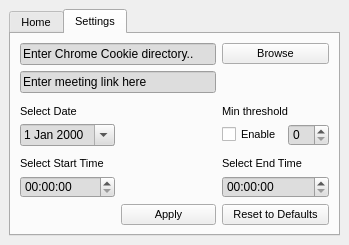
<?xml version="1.0" encoding="UTF-8"?>
<ui version="4.0">
 <class>MainWindow</class>
 <widget class="QMainWindow" name="MainWindow">
  <property name="geometry">
   <rect>
    <x>0</x>
    <y>0</y>
    <width>349</width>
    <height>245</height>
   </rect>
  </property>
  <property name="minimumSize">
   <size>
    <width>349</width>
    <height>245</height>
   </size>
  </property>
  <property name="maximumSize">
   <size>
    <width>349</width>
    <height>245</height>
   </size>
  </property>
  <property name="windowTitle">
   <string>LazyMeet</string>
  </property>
  <property name="autoFillBackground">
   <bool>false</bool>
  </property>
  <property name="styleSheet">
   <string notr="true"/>
  </property>
  <widget class="QWidget" name="centralwidget">
   <property name="minimumSize">
    <size>
     <width>349</width>
     <height>245</height>
    </size>
   </property>
   <property name="maximumSize">
    <size>
     <width>349</width>
     <height>245</height>
    </size>
   </property>
   <layout class="QVBoxLayout" name="verticalLayout">
    <item>
     <widget class="QTabWidget" name="tabWidget">
      <property name="enabled">
       <bool>true</bool>
      </property>
      <property name="font">
       <font>
        <family>Segoe UI</family>
        <pointsize>8</pointsize>
        <weight>50</weight>
        <italic>false</italic>
        <bold>false</bold>
       </font>
      </property>
      <property name="autoFillBackground">
       <bool>false</bool>
      </property>
      <property name="styleSheet">
       <string notr="true"/>
      </property>
      <property name="tabShape">
       <enum>QTabWidget::Rounded</enum>
      </property>
      <property name="currentIndex">
       <number>1</number>
      </property>
      <widget class="QWidget" name="tab">
       <attribute name="title">
        <string>Home</string>
       </attribute>
       <layout class="QGridLayout" name="gridLayout_2">
        <item row="2" column="1">
         <widget class="QPushButton" name="pushButton_TEST">
          <property name="toolTip">
           <string extracomment="check if everything is working fine"/>
          </property>
          <property name="toolTipDuration">
           <number>5</number>
          </property>
          <property name="statusTip">
           <string extracomment="check if everything is working fine"/>
          </property>
          <property name="whatsThis">
           <string/>
          </property>
          <property name="autoFillBackground">
           <bool>false</bool>
          </property>
          <property name="styleSheet">
           <string notr="true"/>
          </property>
          <property name="text">
           <string>TEST</string>
          </property>
          <property name="autoDefault">
           <bool>false</bool>
          </property>
          <property name="default">
           <bool>false</bool>
          </property>
          <property name="flat">
           <bool>false</bool>
          </property>
         </widget>
        </item>
        <item row="1" column="0">
         <widget class="QPushButton" name="pushButton_Start">
          <property name="styleSheet">
           <string notr="true"/>
          </property>
          <property name="text">
           <string>Start</string>
          </property>
         </widget>
        </item>
        <item row="1" column="1">
         <widget class="QPushButton" name="pushButton_Stop">
          <property name="styleSheet">
           <string notr="true"/>
          </property>
          <property name="text">
           <string>Stop</string>
          </property>
         </widget>
        </item>
        <item row="0" column="0" colspan="2">
         <widget class="QLabel" name="timelabel">
          <property name="font">
           <font>
            <family>Segoe UI Light</family>
            <pointsize>12</pointsize>
            <weight>3</weight>
            <italic>false</italic>
            <bold>false</bold>
           </font>
          </property>
          <property name="autoFillBackground">
           <bool>false</bool>
          </property>
          <property name="styleSheet">
           <string notr="true">font: 25 12pt &quot;Segoe UI Light&quot;;

</string>
          </property>
          <property name="frameShape">
           <enum>QFrame::WinPanel</enum>
          </property>
          <property name="frameShadow">
           <enum>QFrame::Sunken</enum>
          </property>
          <property name="text">
           <string>Welcome to LazyMeet, your lazy solution to meetings</string>
          </property>
          <property name="textFormat">
           <enum>Qt::AutoText</enum>
          </property>
          <property name="scaledContents">
           <bool>false</bool>
          </property>
          <property name="alignment">
           <set>Qt::AlignCenter</set>
          </property>
          <property name="wordWrap">
           <bool>true</bool>
          </property>
          <property name="margin">
           <number>2</number>
          </property>
          <property name="indent">
           <number>-1</number>
          </property>
          <property name="openExternalLinks">
           <bool>false</bool>
          </property>
         </widget>
        </item>
        <item row="2" column="0">
         <widget class="QLabel" name="label_4">
          <property name="text">
           <string>v:0.1(JZ)</string>
          </property>
         </widget>
        </item>
       </layout>
      </widget>
      <widget class="QWidget" name="tab_2">
       <property name="styleSheet">
        <string notr="true"/>
       </property>
       <attribute name="title">
        <string>Settings</string>
       </attribute>
       <layout class="QGridLayout" name="gridLayout">
        <item row="0" column="0" colspan="2">
         <widget class="QLineEdit" name="lineEdit_cookieDirectory">
          <property name="autoFillBackground">
           <bool>false</bool>
          </property>
          <property name="styleSheet">
           <string notr="true">
background-color: rgb(221, 221, 221);</string>
          </property>
          <property name="text">
           <string>Enter Chrome Cookie directory..</string>
          </property>
         </widget>
        </item>
        <item row="0" column="2">
         <widget class="QPushButton" name="pushButton_Browse">
          <property name="styleSheet">
           <string notr="true"/>
          </property>
          <property name="text">
           <string>Browse</string>
          </property>
         </widget>
        </item>
        <item row="1" column="0" colspan="2">
         <widget class="QLineEdit" name="lineEdit_meetingLink">
          <property name="styleSheet">
           <string notr="true">
background-color: rgb(221, 221, 221);</string>
          </property>
          <property name="text">
           <string>Enter meeting link here</string>
          </property>
         </widget>
        </item>
        <item row="2" column="0">
         <widget class="QLabel" name="label">
          <property name="text">
           <string>Select Date</string>
          </property>
          <property name="alignment">
           <set>Qt::AlignBottom|Qt::AlignLeading|Qt::AlignLeft</set>
          </property>
         </widget>
        </item>
        <item row="3" column="0">
         <widget class="QDateEdit" name="dateEdit">
          <property name="styleSheet">
           <string notr="true">
background-color: rgb(221, 221, 221);</string>
          </property>
          <property name="calendarPopup">
           <bool>true</bool>
          </property>
         </widget>
        </item>
        <item row="4" column="0">
         <widget class="QLabel" name="label_2">
          <property name="text">
           <string>Select Start Time</string>
          </property>
          <property name="alignment">
           <set>Qt::AlignBottom|Qt::AlignLeading|Qt::AlignLeft</set>
          </property>
         </widget>
        </item>
        <item row="4" column="2">
         <widget class="QLabel" name="label_3">
          <property name="text">
           <string>Select End Time</string>
          </property>
          <property name="alignment">
           <set>Qt::AlignBottom|Qt::AlignLeading|Qt::AlignLeft</set>
          </property>
         </widget>
        </item>
        <item row="5" column="0">
         <widget class="QTimeEdit" name="timeEdit_Start">
          <property name="styleSheet">
           <string notr="true">
background-color: rgb(221, 221, 221);</string>
          </property>
         </widget>
        </item>
        <item row="5" column="2">
         <widget class="QTimeEdit" name="timeEdit_End">
          <property name="styleSheet">
           <string notr="true">
background-color: rgb(221, 221, 221);</string>
          </property>
         </widget>
        </item>
        <item row="6" column="1">
         <widget class="QPushButton" name="pushButton_Apply">
          <property name="styleSheet">
           <string notr="true"/>
          </property>
          <property name="text">
           <string>Apply</string>
          </property>
         </widget>
        </item>
        <item row="6" column="2">
         <widget class="QPushButton" name="pushButton_Reset">
          <property name="styleSheet">
           <string notr="true"/>
          </property>
          <property name="text">
           <string>Reset to Defaults</string>
          </property>
         </widget>
        </item>
        <item row="3" column="2">
         <layout class="QHBoxLayout" name="horizontalLayout">
          <item>
           <widget class="QCheckBox" name="checkBox">
            <property name="text">
             <string>Enable</string>
            </property>
           </widget>
          </item>
          <item>
           <widget class="QSpinBox" name="spinBox">
            <property name="styleSheet">
             <string notr="true">
background-color: rgb(221, 221, 221);</string>
            </property>
           </widget>
          </item>
         </layout>
        </item>
        <item row="2" column="2">
         <widget class="QLabel" name="label_5">
          <property name="text">
           <string>Min threshold</string>
          </property>
          <property name="alignment">
           <set>Qt::AlignBottom|Qt::AlignLeading|Qt::AlignLeft</set>
          </property>
          <property name="wordWrap">
           <bool>true</bool>
          </property>
         </widget>
        </item>
       </layout>
      </widget>
     </widget>
    </item>
   </layout>
  </widget>
 </widget>
 <resources>
  <include location="res.qrc"/>
 </resources>
 <connections/>
</ui>
